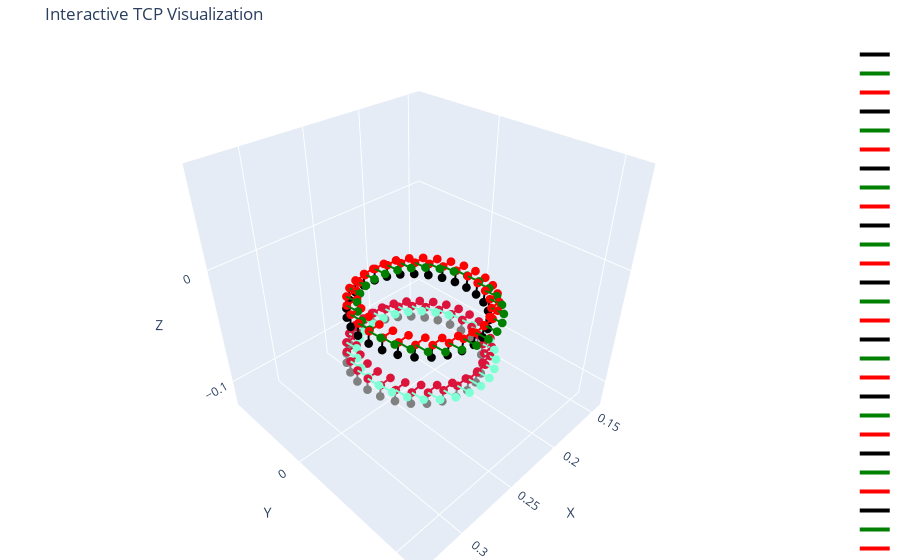

The code cell stored with this chart in its notebook:
### Code cell
# create 2D circle path in meters, center (0,0) radius 0.05
angles = np.linspace(0, 2 * np.pi, 30)
circle2d = [(0.05 * np.cos(a), 0.05 * np.sin(a)) for a in angles]

# convert to world poses and execute
hover_h = 0.04  # 2 cm above plane
contact_z = 0.0  # exactly on plane, or small negative for slight pressure

fig = go.Figure()
for x2d, y2d in circle2d:
    # point in plane coordinates
    point_plane = origin + u * x2d + v * y2d
    fig.add_trace(arrow(point_plane, normal_verify * 0.01, 'black'))
    fig.add_trace(arrow(point_plane, v_verify * 0.01, 'green'))
    fig.add_trace(arrow(point_plane, u_verify * 0.01, 'red'))

for x2d, y2d in circle2d:
    # point in plane coordinates
    point_plane = origin + u * x2d + v * y2d
    point_plane -= normal * hover_h  # hover above plane
    fig.add_trace(arrow(point_plane, normal_verify * 0.01, 'grey'))
    fig.add_trace(arrow(point_plane, v_verify * 0.01, 'aquamarine'))
    fig.add_trace(arrow(point_plane, u_verify * 0.01, 'crimson'))

r = 0.1
fig.update_layout(
    scene=dict(
        xaxis=dict(range=[origin[0] - r, origin[0] + r], title='X'),
        yaxis=dict(range=[origin[1] - r, origin[1] + r], title='Y'),
        zaxis=dict(range=[origin[2] - r, origin[2] + r], title='Z'),
        aspectmode='cube'
    ),
    margin=dict(l=0, r=0, t=40, b=0),
    title="Interactive TCP Visualization",
)
fig.show()
